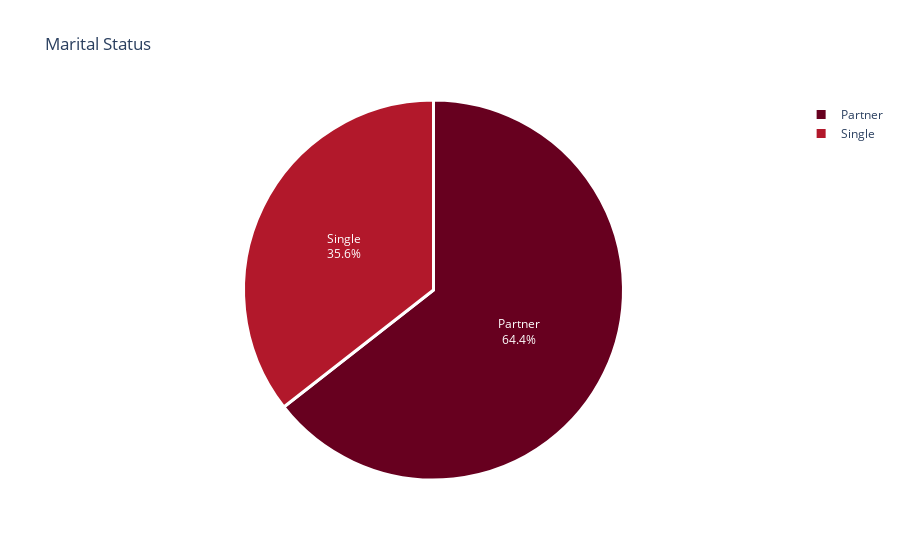

Notebook cell for this chart:
### Markdown cell above
### Marital Status Analysis

### Code cell
maritalStatus = customer.Marital_Status.value_counts()
# maritalStatus

fig = px.pie(maritalStatus,
             values = maritalStatus.values,
             names = maritalStatus.index,
             color_discrete_sequence = px.colors.sequential.RdBu,
            title = 'Marital Status')
fig.update_traces(textposition = 'inside', textinfo = 'percent+label',
                 marker = dict(line = dict(color = 'white', width = 3)))
fig.show()

### Figure 1 — Plotly figure (JSON) as saved in the notebook; plotly's stock layout.template omitted (floating-point values rounded to 4 significant figures)
{"data": [{"domain": {"x": [0, 1], "y": [0, 1]}, "hovertemplate": "index=%{label}<br>value=%{value}<extra></extra>", "labels": ["Partner", "Single"], "legendgroup": "", "marker": {"line": {"color": "white", "width": 3}}, "name": "", "showlegend": true, "textinfo": "percent+label", "textposition": "inside", "type": "pie", "values": [1390, 767]}], "layout": {"legend": {"tracegroupgap": 0}, "piecolorway": ["rgb(103,0,31)", "rgb(178,24,43)", "rgb(214,96,77)", "rgb(244,165,130)", "rgb(253,219,199)", "rgb(247,247,247)", "rgb(209,229,240)", "rgb(146,197,222)", "rgb(67,147,195)", "rgb(33,102,172)", "rgb(5,48,97)"], "title": {"text": "Marital Status"}}}
